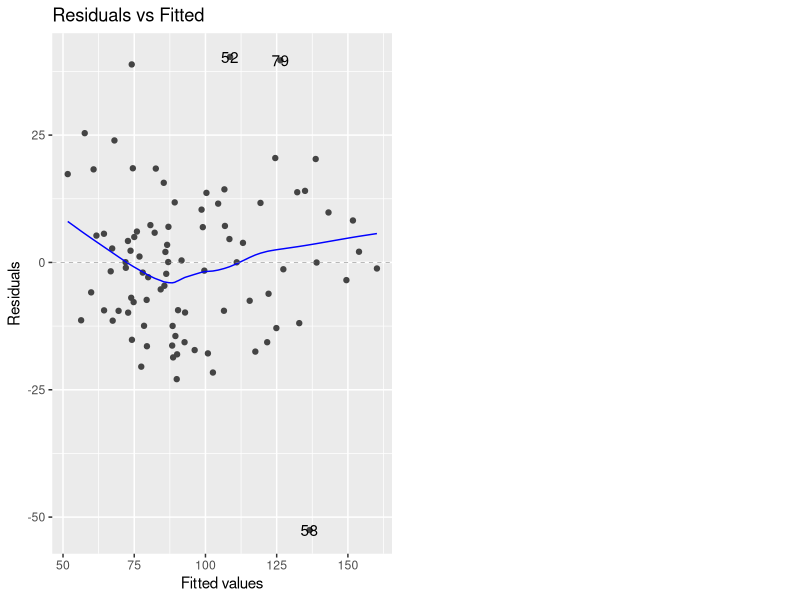
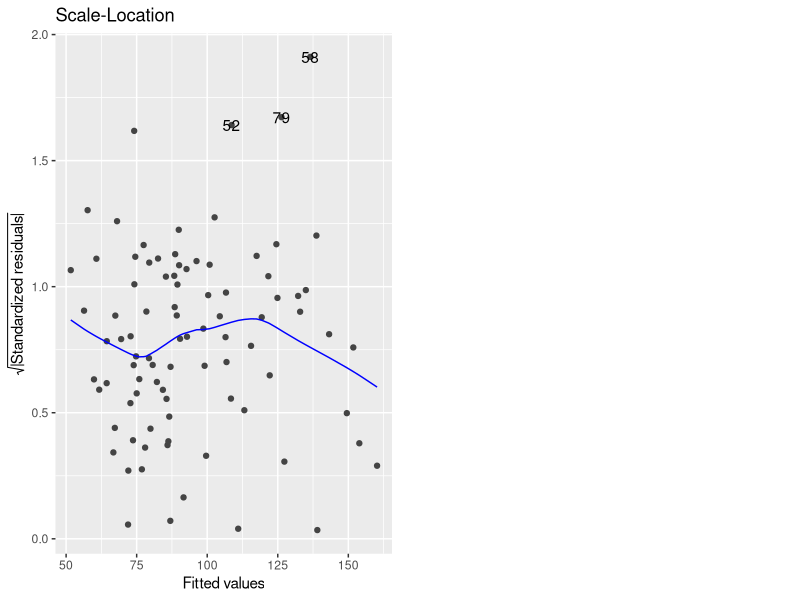
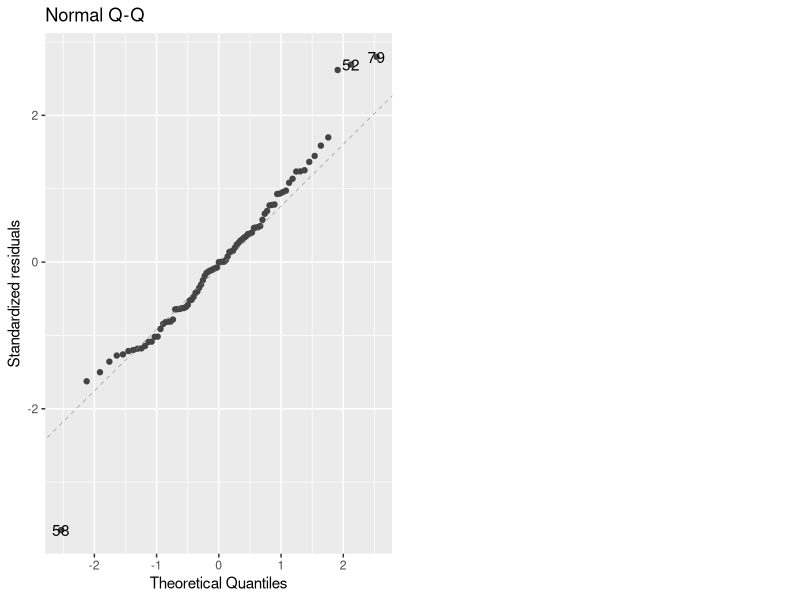
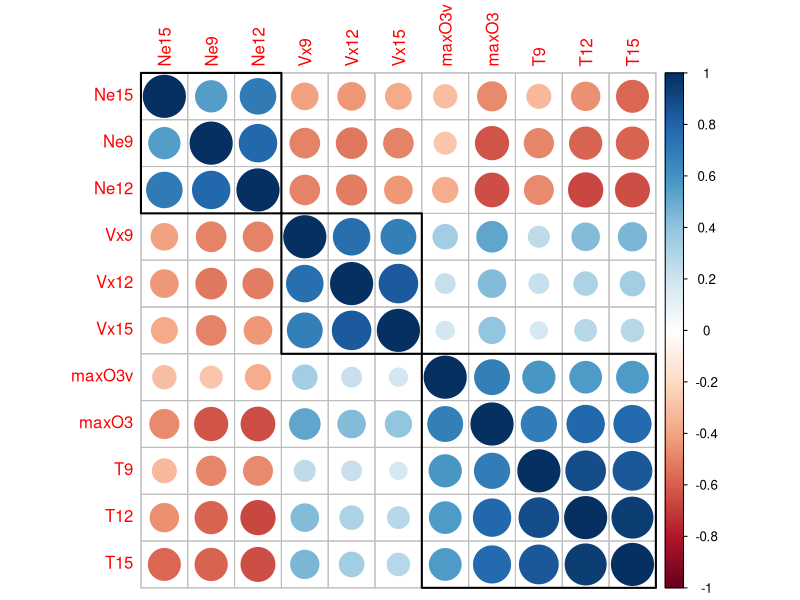
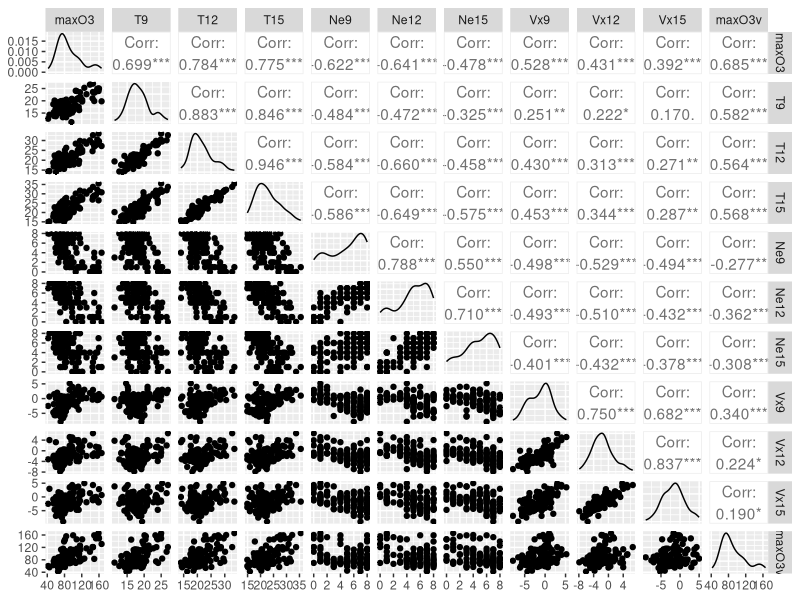
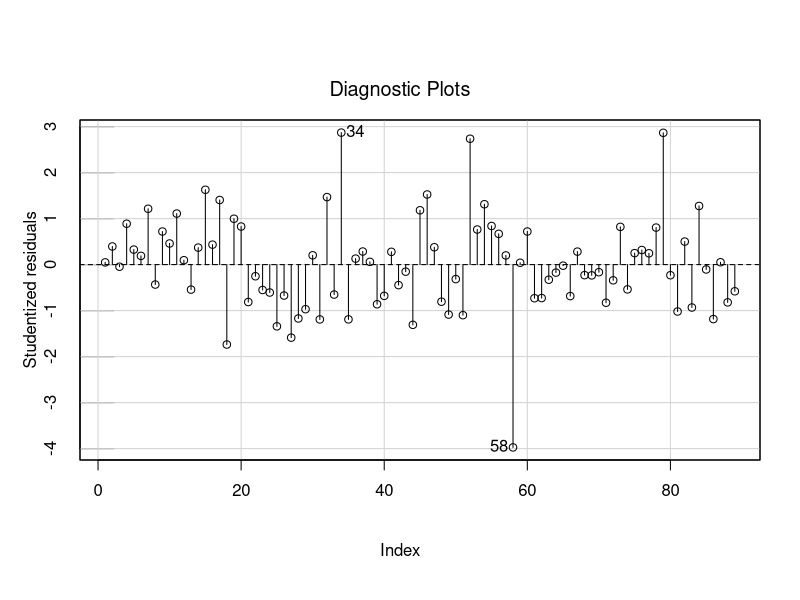
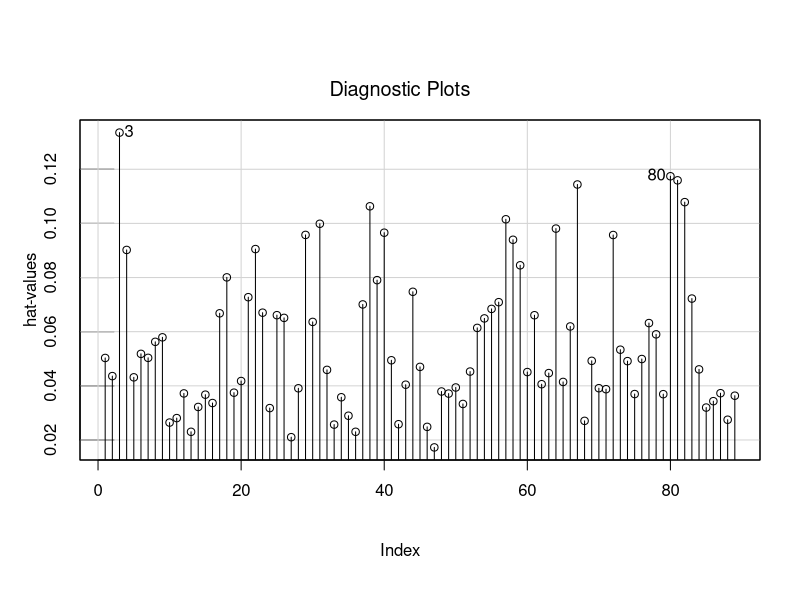
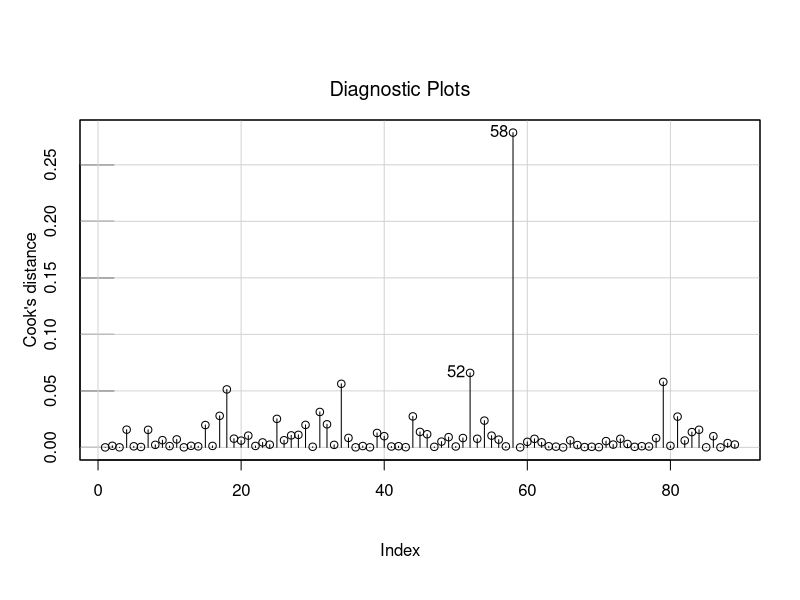

Write R code to recreate these figures, in order.
## ---- chunk 1
knitr::opts_chunk$set(warning = FALSE,message=FALSE)
## ---- chunk 2
library(rmarkdown)
library(dplyr)
ozone1 <- read.table("ozone1.txt",header=TRUE, sep="", dec=",")
ozone1$Date <- as.Date(as.factor(ozone1$Date),format = "%Y%m%d")
ozone1$vent<-as.factor(ozone1$vent)
ozone1$pluie<-as.factor(ozone1$pluie)
ozone1 <- ozone1 %>% mutate(across(where(is.character), as.numeric))
ozone1 <- ozone1 %>% mutate(across(where(is.integer), as.numeric))
ozone1  <- ozone1  %>% arrange(Date) 
Ozone<-ozone1[,2:12]
paged_table(Ozone)
## ---- chunk 3
train_size <- floor(0.8 * nrow(Ozone))

train <- Ozone[1:train_size, ]
test <- Ozone[(train_size + 1):nrow(Ozone), ]
## ---- chunk 4
mod<-lm(maxO3~.,data=train)
summary(mod)
## ---- chunk 5
summary(residuals(mod))
## ---- chunk 6
summary(rstandard(mod))

## ---- chunk 7
summary(rstudent(mod))
## ---- chunk 8
library(ggfortify)
autoplot(mod,1)
## ---- chunk 9
autoplot(mod,3)
## ---- chunk 10
library(car)
ncvTest(mod)
## ---- chunk 11
set.seed(0)
durbinWatsonTest(mod)
## ---- chunk 12
autoplot(mod,2)
## ---- chunk 13
shapiro.test(residuals(mod))
## ---- chunk 14
library(dplyr)
library(corrplot)
correlation_matrix<-cor(Ozone)
corrplot(correlation_matrix, order = 'hclust',addrect = 3)
## ---- chunk 15
library(GGally)
ggpairs(Ozone)
## ---- chunk 16
mod0<-lm(maxO3~1,data=train)
mod<-lm(maxO3~.,data=train)

## ---- chunk 17
library(MASS)
mod_forw<-stepAIC(mod0, maxO3~T9+T12+T15+Ne9+Ne12+Ne15+Vx9+Vx12+Vx15+maxO3v,data=train,trace=T,direction=c('forward'))

mod_forw
## ---- chunk 18
n<-length(train$maxO3)
mod_forw_BIC<-stepAIC(mod0, maxO3~T9+T12+T15+Ne9+Ne12+Ne15+Vx9+Vx12+Vx15+maxO3v,data=train,trace=F,k=log(n),direction=c('forward'))
mod_forw_BIC
## ---- chunk 19
library(MASS)
mod_back<-stepAIC(mod,~.,trace=T,direction=c("backward"))

mod_back
## ---- chunk 20
library(MASS)
stepAIC(mod,~.,trace=F,k=log(n),direction=c("backward"))

## ---- chunk 21
library(MASS)
mod_both<-stepAIC(mod0, maxO3~T9+T12+T15+Ne9+Ne12+Ne15+Vx9+Vx12+Vx15+maxO3v,data=train,trace=T,direction=c('both'))

mod_both
## ---- chunk 22
library(MASS)
stepAIC(mod0, maxO3~T9+T12+T15+Ne9+Ne12+Ne15+Vx9+Vx12+Vx15+maxO3v,data=train,trace=F,k=log(n), direction=c('both'))


## ---- chunk 23


mod_0 <- mod_forw
mod_1 <- mod

anova(mod_0, mod_1)

## ---- chunk 24
library(Metrics)
mod<-lm(maxO3~.,data=train)
RMSE_full_train= rmse(train$maxO3,predict(mod, newdata = train))
RMSE_full_test= rmse(test$maxO3,predict(mod, newdata = test))

RMSE_0_train= rmse(train$maxO3,predict(mod_0, newdata = train))
RMSE_0_test= rmse(test$maxO3,predict(mod_0, newdata = test))



RMSE_train<-c(RMSE_full_train,RMSE_0_train)
RMSE_test<-c(RMSE_full_test,RMSE_0_test)
RMSE<-rbind.data.frame(RMSE_train,RMSE_test)
names(RMSE)<-c('mod','mod_0')
row.names(RMSE)<-c('Train','Test')
RMSE
## ---- chunk 25
library(car)
influenceIndexPlot(mod_0,vars="Studentized")

## ---- chunk 26
influenceIndexPlot(mod_0,vars="hat")

## ---- chunk 27
influenceIndexPlot(mod_0,vars="cook")

## ---- chunk 28
library(ggfortify)
autoplot(mod_0,1:4)

## ---- chunk 29
library(car)
outlierTest(mod_0)
## ---- chunk 30
influenceIndexPlot(mod_0)
